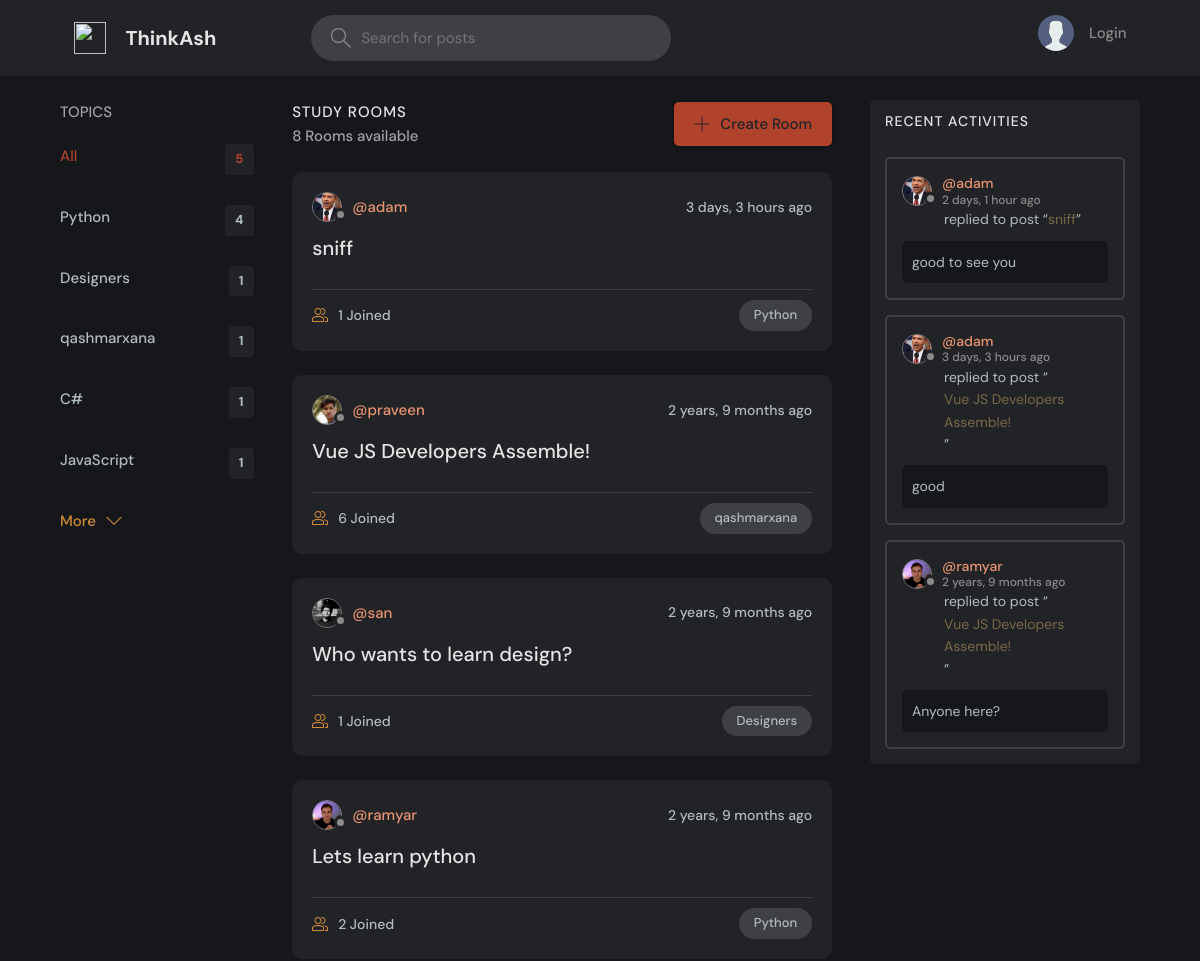
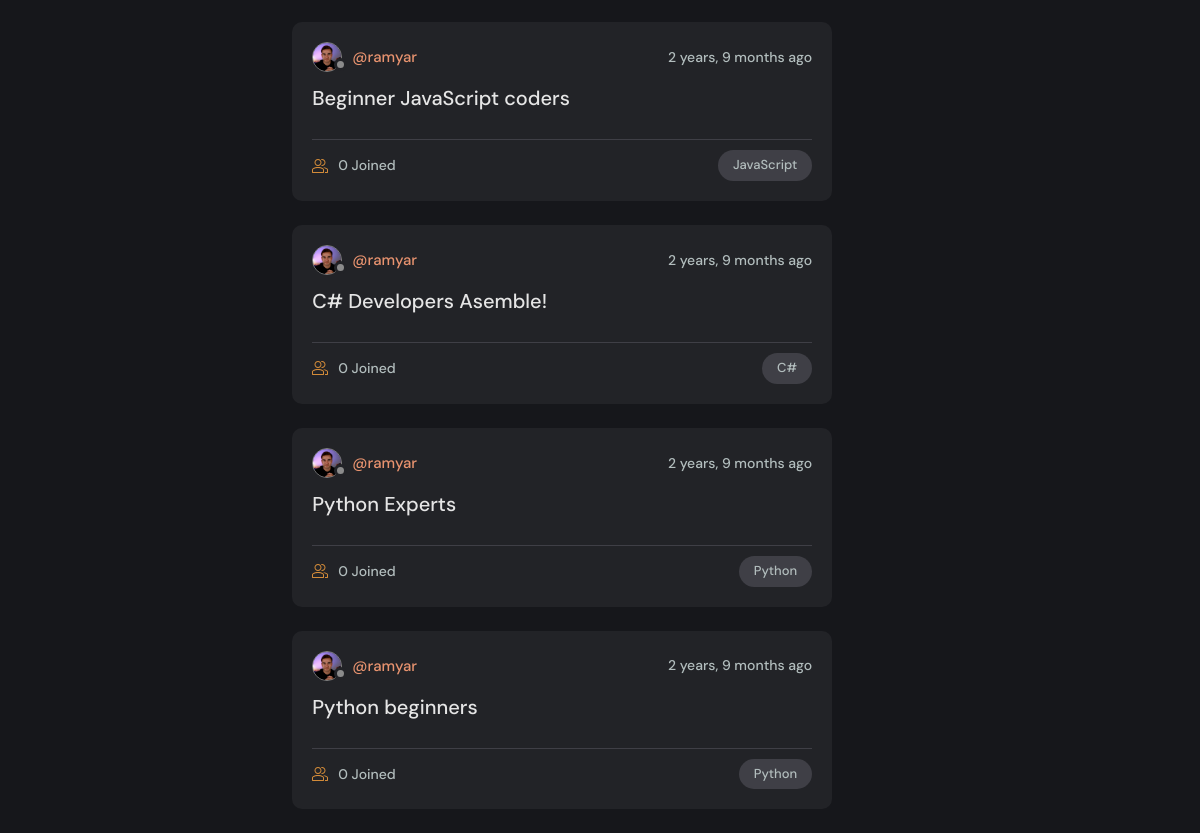
The page / on the database its author committed (2 pictures, top to bottom).
### base/models.py (models this page shows, shortened)
class Topic(models.Model):
    name = models.CharField(max_length=200)

class Room(models.Model):
    host = models.ForeignKey(User, on_delete=models.SET_NULL, null=True)
    topic = models.ForeignKey(Topic, on_delete=models.SET_NULL, null=True)
    name = models.CharField(max_length=200)
    description = models.TextField(null=True, blank=True)
    participants = models.ManyToManyField(
        User, related_name='participants', blank=True)
    updated = models.DateTimeField(auto_now=True)
    created = models.DateTimeField(auto_now_add=True)
    class Meta:
        ordering = ['-updated', '-created']
    def __str__(self):
        return self.name

class User(AbstractUser):
    name = models.CharField(max_length=200, null=True)
    email = models.EmailField(unique=True, null=True)
    bio = models.TextField(null=True)
    avatar = models.ImageField(null=True, default="avatar.svg")
    USERNAME_FIELD = 'email'
    REQUIRED_FIELDS = ['username']

class Message(models.Model):
    user = models.ForeignKey(User, on_delete=models.CASCADE)
    room = models.ForeignKey(Room, on_delete=models.CASCADE)
    body = models.TextField()
    updated = models.DateTimeField(auto_now=True)
    created = models.DateTimeField(auto_now_add=True)
    class Meta:
        ordering = ['-updated', '-created']

### base/views.py (the view)
# urls.py: path('', views.home, name="home"),
def home(request):
    q = request.GET.get('q') if request.GET.get('q') != None else ''
    rooms = Room.objects.filter(
        Q(topic__name__icontains=q) |
        Q(name__icontains=q) |
        Q(description__icontains=q)
    )
    topics = Topic.objects.all()[0:5]
    room_count = rooms.count()
    room_messages = Message.objects.filter(
        Q(room__topic__name__icontains=q))[0:3]
    context = {'rooms': rooms, 'topics': topics,
                'room_count': room_count, 'room_messages': room_messages}
    return render(request, 'base/home.html', context)

### base/templates/base/home.html (shortened to what this page needs)
{% extends 'main.html' %}
{% block content %}
<main class="layout layout--3">
  <div class="container">
    {% include 'base/topics_component.html' %}
    <div class="roomList">
      <div class="roomList__header">
        <div>
          <h2>Study Rooms</h2>
          <p>{{room_count}} Rooms available</p>
        </div>
        <a class="btn btn--main" href="{% url 'create-room' %}">
          <svg version="1.1" xmlns="http://www.w3.org/2000/svg" width="32" height="32" viewBox="0 0 32 32">
            <title>add</title>
            <path
              d="M16.943 0.943h-1.885v14.115h-14.115v1.885h14.115v14.115h1.885v-14.115h14.115v-1.885h-14.115v-14.115z">
            </path>
          </svg>
          Create Room
        </a>
      </div>
      {% include 'base/feed_component.html' %}
    </div>
    {% include 'base/activity_component.html' %}
  </div>
</main>
{% endblock %}

### base/templates/base/topics_component.html
<div class="topics">
    <div class="topics__header">
        <h2>Topics</h2>
    </div>
    <ul class="topics__list">
        <li>
            <a href="{% url 'home' %}" class="active">All <span>{{topics.count}}</span></a>
        </li>
        {% for topic in topics %}
        <li>
            <a href="{% url 'home' %}?q={{topic.name}}">{{topic.name}}<span>{{topic.room_set.all.count}}</span></a>
        </li>
        {% endfor %}
    </ul>
    <a class="btn btn--link" href="{% url 'topics' %}">
        More
        <svg version="1.1" xmlns="http://www.w3.org/2000/svg" width="32" height="32" viewBox="0 0 32 32">
            <title>chevron-down</title>
            <path d="M16 21l-13-13h-3l16 16 16-16h-3l-13 13z"></path>
        </svg>
    </a>
</div>

### base/templates/base/feed_component.html (shortened to what this page needs)
{% for room in rooms %}
<div class="roomListRoom">
    <div class="roomListRoom__header">
        <a href="{% url 'user-profile' room.host.id %}" class="roomListRoom__author">
            <div class="avatar avatar--small">
                <img src="{{room.host.avatar.url}}" />
            </div>
            <span>@{{room.host.username}}</span>
        </a>
        <div class="roomListRoom__actions">
            <span>{{room.created|timesince}} ago</span>
        </div>
    </div>
    <div class="roomListRoom__content">
        <a href="{% url 'room' room.id %}">{{room.name}}</a>
    </div>
    <div class="roomListRoom__meta">
        <a href="{% url 'room' room.id %}" class="roomListRoom__joined">
            {{room.participants.all.count}} Joined
        </a>
        <p class="roomListRoom__topic">{{room.topic.name}}</p>
    </div>
</div>
{% endfor %}

### base/templates/base/activity_component.html (shortened to what this page needs)
<div class="activities">
    <div class="activities__header">
        <h2>Recent Activities</h2>
    </div>
    {% for message in room_messages %}
    <div class="activities__box">
        <div class="activities__boxHeader roomListRoom__header">
            <a href="{% url 'user-profile' message.user.id %}" class="roomListRoom__author">
                <div class="avatar avatar--small">
                    <img src="{{message.user.avatar.url}}" />
                </div>
                <p>
                    @{{message.user.username}}
                    <span>{{message.created|timesince}} ago</span>
                </p>
            </a>
        </div>
        <div class="activities__boxContent">
            <p>replied to post “<a class="ancher-link" href="{% url 'room' message.room.id %}">{{message.room}}</a>”</p>
            <div class="activities__boxRoomContent">{{message.body}}</div>
        </div>
    </div>
    {% endfor %}
</div>

### rows shown on the page
Topic: name "Python", room_set.all.count "4"
Topic: name "Designers", room_set.all.count "1"
Topic: name "qashmarxana", room_set.all.count "1"
Topic: name "C#", room_set.all.count "1"
Topic: name "JavaScript", room_set.all.count "1"
Room: host.avatar (picture), host.username "adam", created "3 days, 3 hours", name "sniff", participants.all.count "1", topic.name "Python"
Room: host.avatar (picture), host.username "praveen", created "2 years, 9 months", name "Vue JS Developers Assemble!", participants.all.count "6", topic.name "qashmarxana"
Room: host.avatar (picture), host.username "san", created "2 years, 9 months", name "Who wants to learn design?", participants.all.count "1", topic.name "Designers"
Room: host.avatar (picture), host.username "ramyar", created "2 years, 9 months", name "Lets learn python", participants.all.count "2", topic.name "Python"
Room: host.avatar (picture), host.username "ramyar", created "2 years, 9 months", name "Beginner JavaScript coders", participants.all.count "0", topic.name "JavaScript"
Room: host.avatar (picture), host.username "ramyar", created "2 years, 9 months", name "C# Developers Asemble!", participants.all.count "0", topic.name "C#"
Room: host.avatar (picture), host.username "ramyar", created "2 years, 9 months", name "Python Experts", participants.all.count "0", topic.name "Python"
Room: host.avatar (picture), host.username "ramyar", created "2 years, 9 months", name "Python beginners", participants.all.count "0", topic.name "Python"
Message: user.avatar (picture), user.username "adam", created "2 days, 1 hour", room "sniff", body "good to see you"
Message: user.avatar (picture), user.username "adam", created "3 days, 3 hours", room "Vue JS Developers Assemble!", body "good"
Message: user.avatar (picture), user.username "ramyar", created "2 years, 9 months", room "Vue JS Developers Assemble!", body "Anyone here?"

### other values the page prints
{{ topics.count }} "5"
{{ room_count }} "8"
